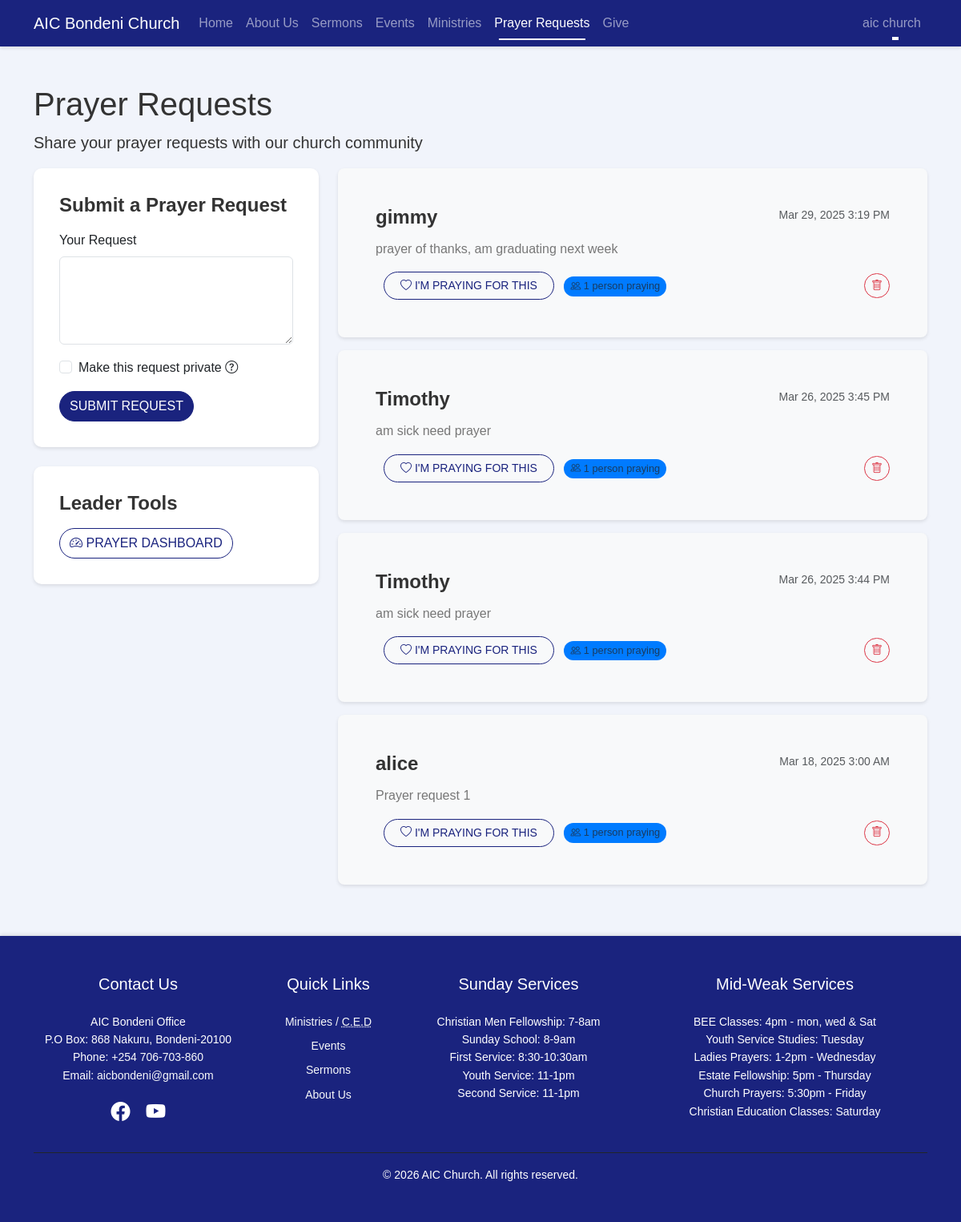
Screenshot of /prayer.php (signed in) with the database file from the repository.
### tables this page shows
CREATE TABLE `prayer_requests` (
  `id` int(11) NOT NULL,
  `user_id` int(11) DEFAULT NULL,
  `request_text` text DEFAULT NULL,
  `is_private` tinyint(1) DEFAULT 0,
  `created_at` timestamp NOT NULL DEFAULT current_timestamp()
);

CREATE TABLE `users` (
  `id` int(11) NOT NULL,
  `username` varchar(50) NOT NULL,
  `email` varchar(100) NOT NULL,
  `is_active` tinyint(100) NOT NULL,
  `password` varchar(255) NOT NULL,
  `reset_token` varchar(64) DEFAULT NULL,
  `reset_expires` datetime DEFAULT NULL,
  `role` enum('guest','member','volunteer','church_leader','admin') DEFAULT 'member',
  `created_at` timestamp NOT NULL DEFAULT current_timestamp(),
  `status` enum('pending','active','rejected') DEFAULT 'active'
);

### includes/auth.php (called while the page is built, shortened)
<?php
function is_logged_in() {
    return isset($_SESSION['user_id']);
}
function get_user_role() {
    return $_SESSION['role'] ?? 'guest';
}
function check_permission($required_role) {
    $role_hierarchy = [
        'guest' => 0,
        'member' => 1,
        'volunteer' => 2,
        'church_leader' => 3,
        'admin' => 4
    ];
    $user_role = get_user_role();
    return isset($role_hierarchy[$user_role]) &&
           isset($role_hierarchy[$required_role]) &&
           $role_hierarchy[$user_role] >= $role_hierarchy[$required_role];
}
?>

### prayer.php (the view, shortened to what this page needs)
<?php
require_once 'includes/auth.php';
$query = "SELECT pr.*, u.username,
          (SELECT COUNT(*) FROM prayer_responses WHERE prayer_id = pr.id) as prayer_count,
          EXISTS(SELECT 1 FROM prayer_responses WHERE prayer_id = pr.id AND user_id = ?) as has_prayed
          FROM prayer_requests pr
          JOIN users u ON pr.user_id = u.id
          WHERE pr.is_private = 0 OR pr.user_id = ?
          ORDER BY pr.created_at DESC";
$stmt = $conn->prepare($query);
$user_id = is_logged_in() ? $_SESSION['user_id'] : 0;
$stmt->bind_param("ii", $user_id, $user_id);
$stmt->execute();
$result = $stmt->get_result();
?>
<!DOCTYPE html>
<html lang="en">
<head>
    <link href="https://cdn.jsdelivr.net/npm/bootstrap@5.3.0/dist/css/bootstrap.min.css" rel="stylesheet">
    <link rel="stylesheet" href="https://cdn.jsdelivr.net/npm/bootstrap-icons@1.7.2/font/bootstrap-icons.css">
    <link rel="stylesheet" href="assets/css/style.css">
</head>
<body>
    <?php include 'includes/navbar.php'; ?>
    <div class="container py-5">
        <div class="row">
            <div class="col-md-8">
                <h1>Prayer Requests</h1>
                <p class="lead">Share your prayer requests with our church community</p>
            </div>
        </div>
        <div class="row">
            <div class="col-md-4 mb-4">
                <div class="card">
                    <div class="card-body">
                        <h5 class="card-title">Submit a Prayer Request</h5>
                        <?php if (is_logged_in()): ?>
                            <form method="POST" action="">
                                <div class="mb-3">
                                    <label for="request_text" class="form-label">Your Request</label>
                                    <textarea class="form-control" id="request_text" name="request_text" rows="4" required></textarea>
                                </div>
                                <div class="mb-3 form-check">
                                    <input type="checkbox" class="form-check-input" id="is_private" name="is_private">
                                    <label class="form-check-label" for="is_private">
                                        Make this request private
                                        <i class="bi bi-question-circle" data-bs-toggle="tooltip"
                                           title="Private requests are only visible to church leaders"></i>
                                    </label>
                                </div>
                                <button type="submit" class="btn btn-primary">Submit Request</button>
                            </form>
                        <?php else: ?>
                            <p>Please <a href="login.php">login</a> to submit a prayer request.</p>
                        <?php endif; ?>
                    </div>
                </div>
                <?php if (check_permission('church_leader')): ?>
                <div class="card mt-4">
                    <div class="card-body">
                        <h5 class="card-title">Leader Tools</h5>
                        <a href="admin/prayer-dashboard.php" class="btn btn-outline-primary">
                            <i class="bi bi-speedometer2"></i> Prayer Dashboard
                        </a>
                    </div>
                </div>
                <?php endif; ?>
            </div>
            <div class="col-md-8">
                <div class="prayer-requests">
                    <?php if ($result->num_rows > 0): ?>
                        <?php while ($request = $result->fetch_assoc()): ?>
                            <div class="card mb-3 prayer-request">
                                <div class="card-body">
                                    <div class="d-flex justify-content-between align-items-start">
                                        <h5 class="card-title mb-1">
                                            <?php echo htmlspecialchars($request['username']); ?>
                                        </h5>
                                        <small class="text-muted">
                                            <?php echo date('M j, Y g:i A', strtotime($request['created_at'])); ?>
                                        </small>
                                    </div>
                                    <p class="card-text mt-2"><?php echo nl2br(htmlspecialchars($request['request_text'])); ?></p>
                                    <?php if (is_logged_in()): ?>
                                        <div class="mt-3 d-flex justify-content-between align-items-center">
                                            <div>
                                                <button class="btn btn-sm <?php echo $request['has_prayed'] ? 'btn-primary' : 'btn-outline-primary'; ?> pray-button"
                                                        data-request-id="<?php echo $request['id']; ?>"
                                                        <?php echo $request['has_prayed'] ? 'disabled' : ''; ?>>
                                                    <i class="bi bi-heart<?php echo $request['has_prayed'] ? '-fill' : ''; ?>"></i>
                                                    <?php echo $request['has_prayed'] ? 'Praying' : "I'm Praying for This"; ?>
                                                </button>
                                                <span class="ms-2 text-muted prayer-count">
                                                    <i class="bi bi-people"></i>
                                                    <?php echo $request['prayer_count']; ?>
                                                    <?php echo $request['prayer_count'] == 1 ? 'person' : 'people'; ?> praying
                                                </span>
                                            </div>
                                            <?php if ($_SESSION['user_id'] == $request['user_id'] || check_permission('church_leader')): ?>
                                                <button class="btn btn-sm btn-outline-danger delete-prayer"
                                                        data-request-id="<?php echo $request['id']; ?>">
                                                    <i class="bi bi-trash"></i>
                                                </button>
                                            <?php endif; ?>
                                        </div>
                                    <?php endif; ?>
                                </div>
                            </div>
                        <?php endwhile; ?>
                    <?php else: ?>
                        <div class="alert alert-info">
                            No prayer requests have been submitted yet.
                        </div>
                    <?php endif; ?>
                </div>
            </div>
        </div>
    </div>
    <?php include 'includes/footer.php'; ?>
</body>
</html>

### assets/css/style.css (style rules this page uses)
* { margin: 0; padding: 0; box-sizing: border-box; }
html, body { font-family: 'Arial', sans-serif; background-color: #f1f4fb; color: #333; line-height: 1.6; }
:root { --dark-blue: #1a237e; --dark-blue-hover: #283593; }
.container { margin: 0 auto; }
.card { border-radius: 10px; box-shadow: 0 2px 4px rgba(0,0,0,0.1); transition: transform 0.3s ease, box-shadow 0.3s ease; overflow: hidden; background: #fff; border: none; box-shadow: 0 2px 4px rgba(0,0,0,0.1); }
.card-body { padding: 2rem; }
.card-title { font-size: 1.5rem; font-weight: 600; margin-bottom: 1rem; color: #333; }
.card-text { font-size: 1rem; color: #777; }
.card .btn { border-radius: 25px; text-transform: uppercase; }
.prayer-request { background-color: #f8f9fa; border-radius: 8px; padding: 15px; margin-bottom: 15px; transition: box-shadow 0.2s; }
.prayer-count { display: inline-block; background: #007bff; color: white; padding: 2px 8px; border-radius: 12px; font-size: 0.8rem; margin-left: 5px; }
.pray-button { padding: 0; margin-left: 10px; color: #007bff; text-decoration: none; }
.btn-outline-primary.btn-sm { font-size: 0.875rem; padding: 0.375rem 1.25rem; border-radius: 30px; }
.btn-primary { background-color: var(--dark-blue); border-color: var(--dark-blue); }
.btn-outline-primary { color: var(--dark-blue); border-color: var(--dark-blue); }

### rows the page displays
prayer_requests: user.username "gimmy", created_at "Mar 29, 2025 3:19 PM", request_text "prayer of thanks, am graduating next week", prayer_count "1"
prayer_requests: user.username "Timothy", created_at "Mar 26, 2025 3:45 PM", request_text "am sick need prayer", prayer_count "1"
prayer_requests: user.username "Timothy", created_at "Mar 26, 2025 3:44 PM", request_text "am sick need prayer", prayer_count "1"
prayer_requests: user.username "alice", created_at "Mar 18, 2025 3:00 AM", request_text "Prayer request 1", prayer_count "1"

### other values shown
$_SESSION['username'] "aic church"
